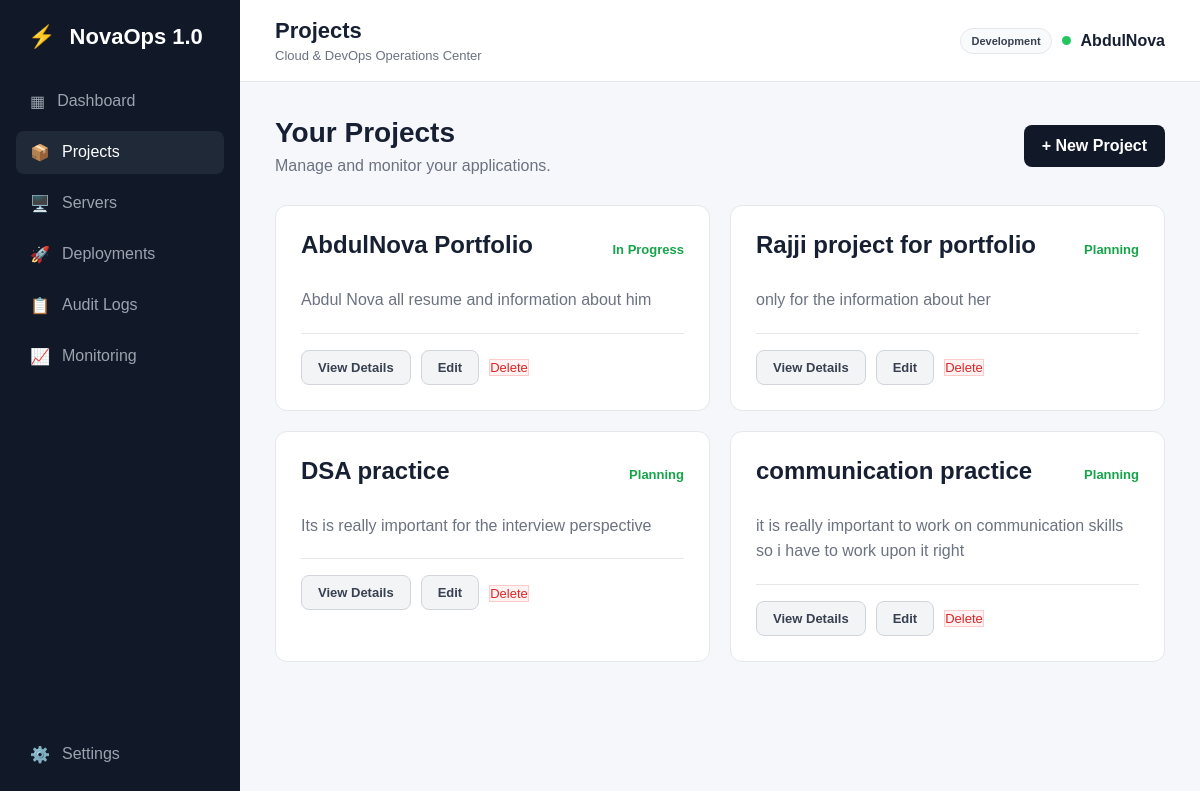
Page /projects on the earlier database version.
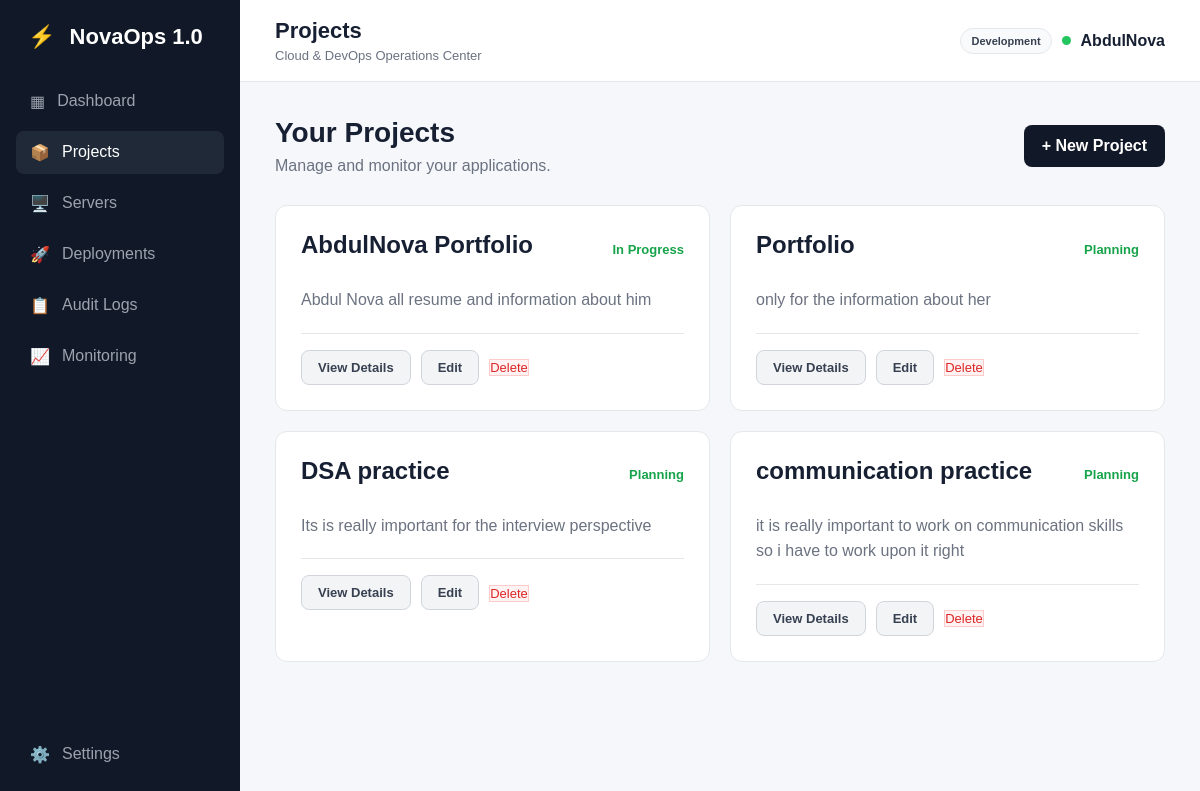
Same page on the later database version.
### app.py (models this page shows)
class Project(db.Model):
    id = db.Column(
        db.Integer,
        primary_key=True
    )
    name = db.Column(
        db.String(100),
        nullable=False
    )
    description = db.Column(
        db.Text,
        nullable=False
    )
    status = db.Column(
        db.String(50),
        nullable=False
    )
    servers = db.relationship(
        "Server",
        backref="project",
        lazy=True
    )

### app.py (the view)
@app.route("/projects")
def projects():
    projects = Project.query.order_by(
        Project.id.desc()
    ).all()
    return render_template(
        "projects.html",
        projects=projects
    )

### app.py (called while the page is built)
@app.context_processor
def inject_app_settings():
    stored_settings = {
        setting.key: setting.value
        for setting in AppSetting.query.all()
    }
    try:
        refresh_seconds = int(
            stored_settings.get("monitoring_refresh_seconds", "0")
        )
    except ValueError:
        refresh_seconds = 0
    return {
        "app_name": stored_settings.get("app_name", "NovaOps 1.0"),
        "environment_label": stored_settings.get(
            "environment_label", "Development"
        ),
        "monitoring_refresh_seconds": refresh_seconds
    }

### templates/projects.html (shortened to what this page needs)
{% extends "base.html" %}
{% block page_title %}
Projects
{% endblock %}
{% block content %}
<div class="welcome">
    <div>
        <h1>Your Projects</h1>
        <p>Manage and monitor your applications.</p>
    </div>
    <a href="{{ url_for('new_project') }}" class="primary-btn">
        + New Project
    </a>
</div>
<div class="projects-grid">
    {% for project in projects %}
    <div class="project-card">
        <div class="project-header">
            <h2>{{ project.name }}</h2>
            <span class="project-status">
                {{ project.status }}
            </span>
        </div>
        <p>
            {{ project.description }}
        </p>
        <div class="project-actions">
            <a href="{{ url_for('project_detail', project_id=project.id) }}" class="secondary-btn">
                View Details
            </a>
            <a href="{{ url_for('edit_project', project_id=project.id) }}" class="secondary-btn">
                Edit
            </a>
            <form action="{{ url_for('delete_project', project_id=project.id) }}" method="POST"
                onsubmit="return confirm('Are you sure you want to delete this project?');">
                <button type="submit" class="danger-btn">
                    Delete
                </button>
            </form>
        </div>
    </div>
    {% endfor %}
</div>
{% endblock %}

Differences in the rows shown:
changed Project "only for the information about her": name "Rajji project for portfolio" → "Portfolio"
